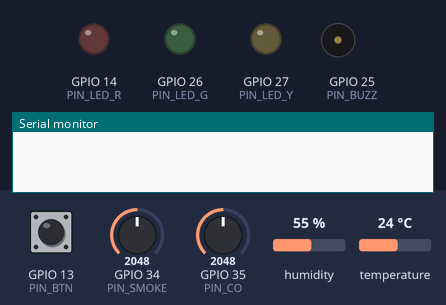
The sketch below on a simulated ESP32. On the bench: output pins drawn as LEDs (lit = HIGH), buzzer (waves = sounding), the last lines printed to the serial monitor. Inputs (shaded band) come from the test bench; at power-on: GPIO 13 (PIN_BTN) HIGH, GPIO 34 (PIN_SMOKE) = 2048, GPIO 35 (PIN_CO) = 2048, humidity 55 %, temperature 24 °C. WiFi joins after 1.5 s; servers stay silent unless stated; no MQTT or app messages arrive unless stated.

Above: at 0.1 s.
At 2.8 s:
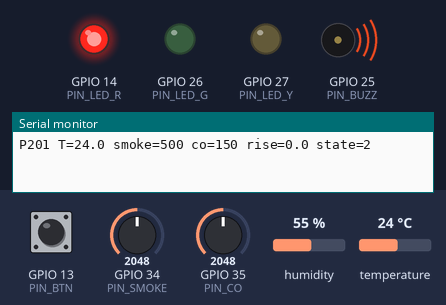
2.9 s: GPIO 13 (PIN_BTN) pulled LOW for 0.15 s
At 3.4 s:
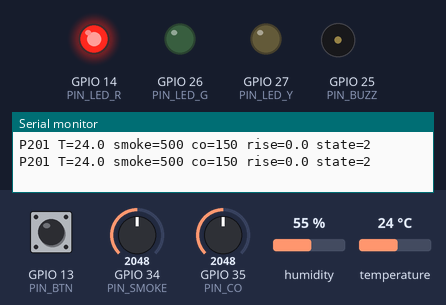
Timing chart, 0 to 5.9 s (numbered marks = the images above; inputs shaded):
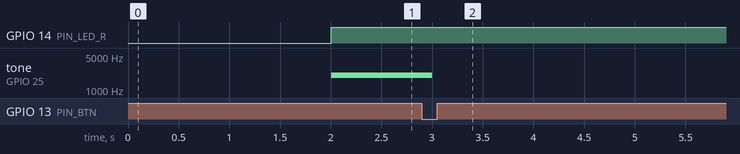

The sketch:

sketch.ino
```cpp
#include <WiFi.h>
#include <PubSubClient.h>
#include <DHT.h>

// ===== Cau hinh mang va dinh danh nut (sua cho tung nut) =====
const char*    WIFI_SSID = "Wokwi-GUEST";
const char*    WIFI_PASS = "";
const char*    MQTT_HOST = "broker.hivemq.com";
const uint16_t MQTT_PORT = 1883;
const int      FLOOR_NO  = 2;        // tang
const char*    NODE_ID   = "P201";   // ma nut

// ===== Chan ket noi (khop Bang 3.3) =====
const int PIN_DHT = 15, PIN_SMOKE = 34, PIN_CO = 35;
const int PIN_BUZZ = 25, PIN_LED_G = 26, PIN_LED_Y = 27, PIN_LED_R = 14;
const int PIN_BTN = 13;

// ===== Nguong va thoi gian =====
const float T_FIXED = 57.0, RISE_DELTA = 15.0, SMOKE_MAX = 300.0, CO_MAX = 50.0;
const int   RISE_CYCLES = 3;
const uint32_t EVAL_MS = 1000, TELE_MS = 2000, DHT_MS = 2000;
const uint32_t LATCH_MS = 30000, MUTE_MS = 60000;

DHT dht(PIN_DHT, DHT22);
WiFiClient net;
PubSubClient mqtt(net);

char tTele[64], tState[64], tStatus[64], tMute[64];
float hist[RISE_CYCLES + 1];
int   histN = 0;
float temp = NAN, hum = NAN;
uint32_t lastEval = 0, lastTele = 0, lastDht = 0, lastTry = 0;
uint32_t alarmUntil = 0, muteUntil = 0, seq = 0;
int lastState = -1;                  // 0 = OK, 1 = WARN, 2 = ALARM

bool inFuture(uint32_t t) { return (int32_t)(t - millis()) > 0; }

void pushTemp(float t) {
  for (int i = 0; i < RISE_CYCLES; i++) hist[i] = hist[i + 1];
  hist[RISE_CYCLES] = t;
  if (histN < RISE_CYCLES + 1) histN++;
}
float riseOf() {
  if (histN < RISE_CYCLES + 1) return 0;
  return hist[RISE_CYCLES] - hist[0];
}

// Luat bo phieu: 0 phieu = OK, 1 phieu = WARN, tu 2 phieu = ALARM
int evaluate(float t, float smoke, float co, float rise) {
  int votes = 0;
  if (t >= T_FIXED)       votes++;   // C1: nhiet co dinh
  if (rise >= RISE_DELTA) votes++;   // C2: tang nhanh
  if (smoke > SMOKE_MAX)  votes++;   // C3: khoi
  if (co > CO_MAX)        votes++;   // C4: CO
  return votes >= 2 ? 2 : (votes == 1 ? 1 : 0);
}

void applyOutputs(int s) {
  digitalWrite(PIN_LED_G, s == 0 ? HIGH : LOW);
  digitalWrite(PIN_LED_Y, s == 1 ? HIGH : LOW);
  digitalWrite(PIN_LED_R, s == 2 ? HIGH : LOW);
  bool buzz = (s == 2) && !inFuture(muteUntil);
  if (buzz) tone(PIN_BUZZ, 2000); else noTone(PIN_BUZZ);
}

void onMessage(char* topic, byte* payload, unsigned int len) {
  if (len > 0 && payload[0] == '1') muteUntil = millis() + MUTE_MS;  // chi de thu nghiem
}

void connectWifi() {
  WiFi.mode(WIFI_STA);
  WiFi.begin(WIFI_SSID, WIFI_PASS, 6);
  uint32_t t0 = millis();
  while (WiFi.status() != WL_CONNECTED && millis() - t0 < 10000) delay(200);
}

void ensureMqtt() {
  if (mqtt.connected()) return;
  if (millis() - lastTry < 5000) return;        // thu lai moi 5 giay
  lastTry = millis();
  if (WiFi.status() != WL_CONNECTED) connectWifi();
  if (WiFi.status() != WL_CONNECTED) return;
  String cid = String("fireguard-") + NODE_ID + "-" + String((uint32_t)ESP.getEfuseMac(), HEX);
  // Last Will: neu mat ket noi dot ngot, broker tu dang "offline"
  if (mqtt.connect(cid.c_str(), nullptr, nullptr, tStatus, 1, true, "offline")) {
    mqtt.publish(tStatus, "online", true);
    mqtt.subscribe(tMute, 1);
  }
}

void publishState(int s) {
  const char* names[] = {"OK", "WARN", "ALARM"};
  mqtt.publish(tState, names[s], true);          // retain = true
}

void publishTele(float smoke, float co) {
  char b[128];
  snprintf(b, sizeof(b),
           R"({"t":%.1f,"h":%.1f,"smoke":%.0f,"co":%.0f,"seq":%lu,"rssi":%d})",
           temp, isnan(hum) ? 0.0f : hum, smoke, co, (unsigned long)seq++, WiFi.RSSI());
  mqtt.publish(tTele, b);
}

void setup() {
  Serial.begin(115200);
  pinMode(PIN_BUZZ, OUTPUT); pinMode(PIN_LED_G, OUTPUT);
  pinMode(PIN_LED_Y, OUTPUT); pinMode(PIN_LED_R, OUTPUT);
  pinMode(PIN_BTN, INPUT_PULLUP);
  dht.begin();
  snprintf(tTele,   sizeof(tTele),   "fireguard/f%d/%s/telemetry", FLOOR_NO, NODE_ID);
  snprintf(tState,  sizeof(tState),  "fireguard/f%d/%s/state",     FLOOR_NO, NODE_ID);
  snprintf(tStatus, sizeof(tStatus), "fireguard/f%d/%s/status",    FLOOR_NO, NODE_ID);
  snprintf(tMute,   sizeof(tMute),   "fireguard/cmd/%s/mute",      NODE_ID);
  connectWifi();
  mqtt.setServer(MQTT_HOST, MQTT_PORT);
  mqtt.setCallback(onMessage);
}

void loop() {
  uint32_t now = millis();
  ensureMqtt();
  mqtt.loop();

  if (digitalRead(PIN_BTN) == LOW) muteUntil = now + MUTE_MS;   // nut Test/Mute

  if (now - lastDht >= DHT_MS) {
    lastDht = now;
    float t = dht.readTemperature(), h = dht.readHumidity();
    if (!isnan(t)) temp = t;
    if (!isnan(h)) hum = h;
  }

  if (now - lastEval >= EVAL_MS && !isnan(temp)) {
    lastEval = now;
    float smoke = analogRead(PIN_SMOKE) * 1000.0 / 4095.0;   // quy doi tuyen tinh (mo phong)
    float co    = analogRead(PIN_CO)    * 300.0  / 4095.0;
    pushTemp(temp);
    int s = evaluate(temp, smoke, co, riseOf());
    if (s == 2) alarmUntil = now + LATCH_MS;      // chot bao dong 30 giay
    if (inFuture(alarmUntil)) s = 2;
    applyOutputs(s);                              // hoat dong ca khi mat Wi-Fi
    if (mqtt.connected() && (s != lastState || s == 2)) publishState(s);
    lastState = s;
    if (mqtt.connected() && now - lastTele >= TELE_MS) {
      lastTele = now;
      publishTele(smoke, co);
    }
    Serial.printf("%s T=%.1f smoke=%.0f co=%.0f rise=%.1f state=%d\n",
                  NODE_ID, temp, smoke, co, riseOf(), s);
  }
}
```

Measured:
- after the input at 2.9 s, tone on GPIO 25 (PIN_BUZZ): 2000 Hz → silent after 0.10 s
